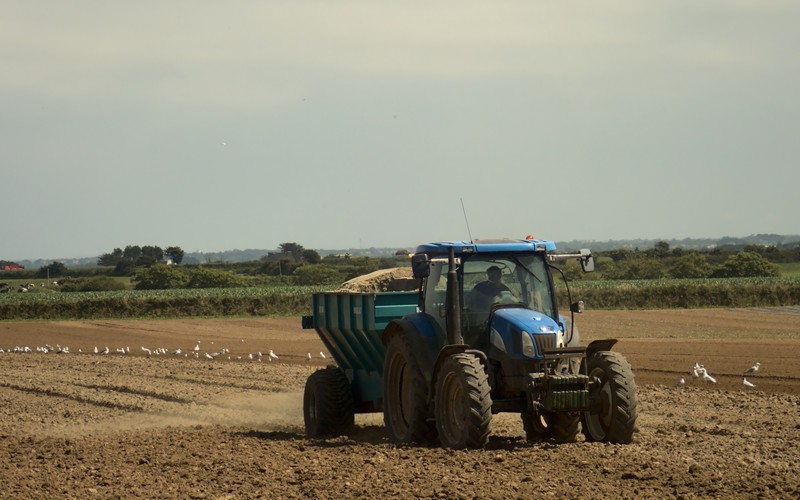
#> input picture assets/images/equipment/agricultural-sprayer-real.jpg, 800 x 500 px, given in place of mahindra_415.jpg, which was not available
$ python process_3cards.py
#> lines starting #> are read from the running program, lines starting #| are printed output that depends on the picture
from PIL import Image
import os, hashlib

brain_dir = "C:/Users/Sanjai/.gemini/antigravity/brain/043b14ed-505b-4860-b100-d2e67549e96e"

def crop_and_save(src_path, filename):
#> called with src_path = 'mahindra_415.jpg', filename = 'tractor-mahindra-415-real.jpg'
    im = Image.open(src_path)
#> im is the input picture: PIL image 800x500 RGB; mean R, G, B 140.1, 135.6, 116.9
    target_w, target_h = 800, 520
    target_ratio = target_w / target_h
    im_ratio = im.width / im.height
#> im_ratio = 1.6

    if im_ratio > target_ratio:
        new_w = int(target_ratio * im.height)
#> new_w = 769
        left = (im.width - new_w) // 2
#> left = 15
        box = (left, 0, left + new_w, im.height)
#> box = (15, 0, 784, 500)
    else:
        new_h = int(im.width / target_ratio)
        top = (im.height - new_h) // 2
        box = (0, top, im.width, top + new_h)

    cropped = im.crop(box).resize((target_w, target_h), Image.Resampling.LANCZOS)
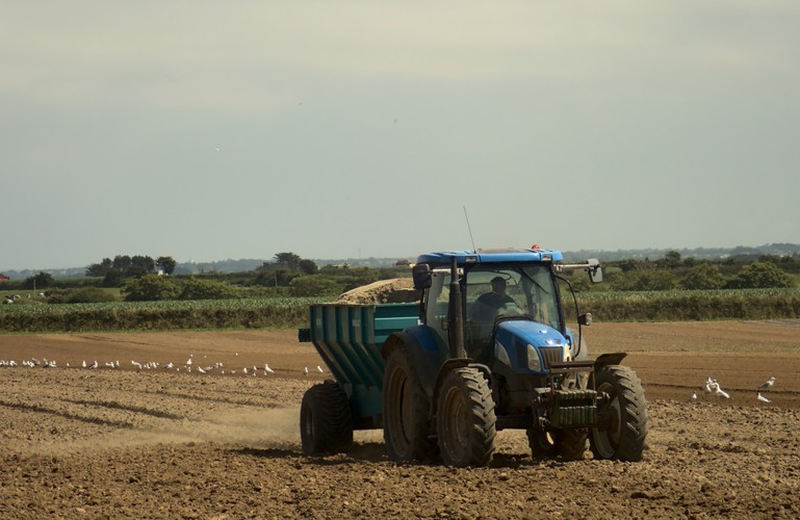
#> cropped: PIL image 800x520 RGB; mean R, G, B 140.1, 135.7, 117

    dst_assets = os.path.join("assets/images/equipment", filename)
    dst_brain = os.path.join(brain_dir, filename)
    cropped.save(dst_assets, "JPEG", quality=90)
    cropped.save(dst_brain, "JPEG", quality=90)
    print(f"Processed & saved {filename} ({target_w}x{target_h})")

crop_and_save("mahindra_415.jpg", "tractor-mahindra-415-real.jpg")
crop_and_save("vst_mini_tractor.jpg", "mini-tractor-vst-real.jpg")
#> call 2 of crop_and_save, with src_path = 'vst_mini_tractor.jpg', filename = 'mini-tractor-vst-real.jpg'
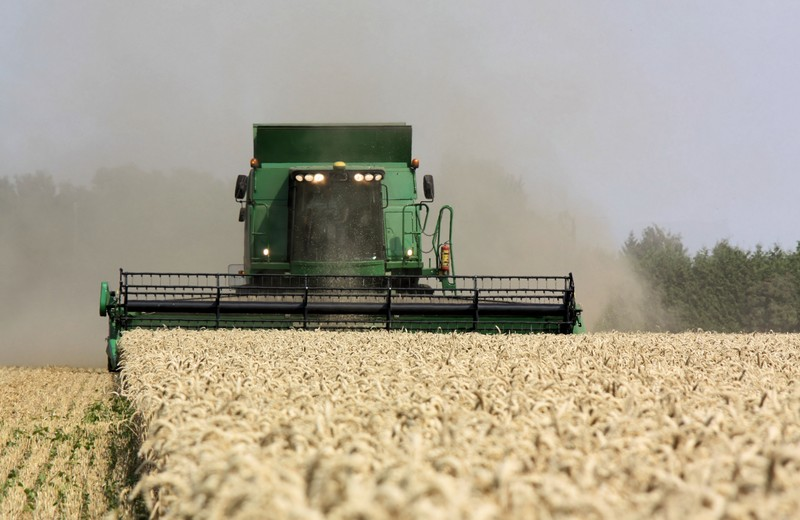
#> input picture assets/images/equipment/cat-harvesting.jpg, 800 x 520 px, given in place of vst_mini_tractor.jpg, which was not available
#> in crop_and_save, im is the input picture: PIL image 800x520 RGB; mean R, G, B 170.9, 162.8, 143.8
crop_and_save("scratch/downloaded_tests/punjab_farmer_cultivating.jpg", "rotavator-tilling-real.jpg")
#> call 3 of crop_and_save, with filename = 'rotavator-tilling-real.jpg'
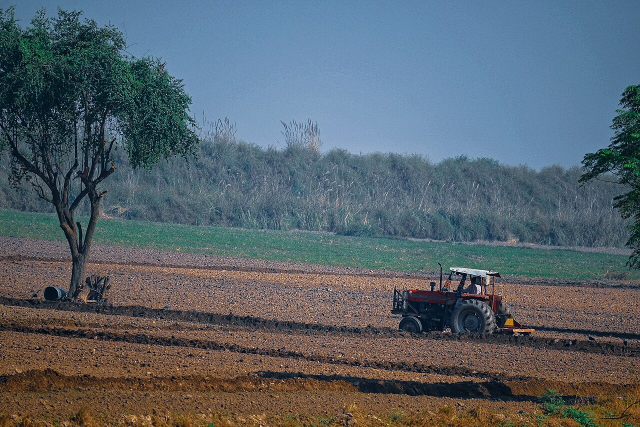
#> input picture scratch/downloaded_tests/punjab_farmer_cultivating.jpg, 1280 x 853 px, found by its file name (shown at 1/2 size)
#> in crop_and_save, im is the input picture: PIL image 1280x853 RGB; mean R, G, B 87.8, 98.9, 107.2
#> in crop_and_save (call 3), `cropped = im.crop(box).resize((target_w, target_h), Image.Resampling.L..`:
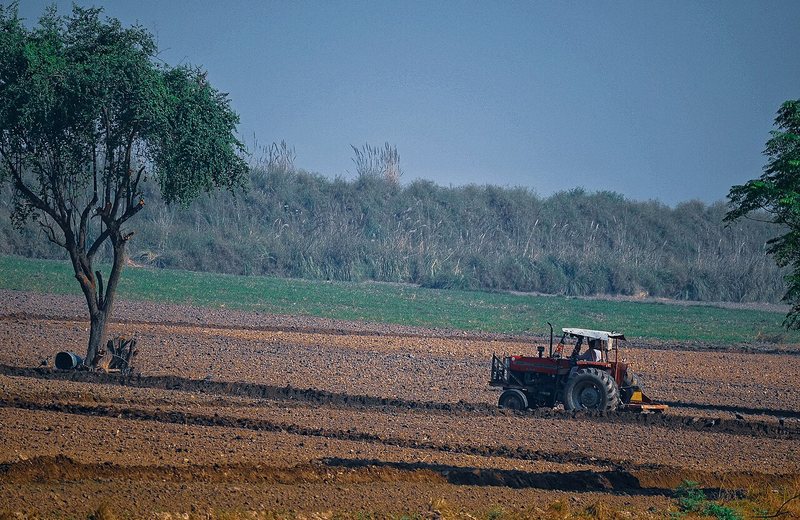
#> cropped: PIL image 800x520 RGB; mean R, G, B 87.6, 98.9, 107.5
